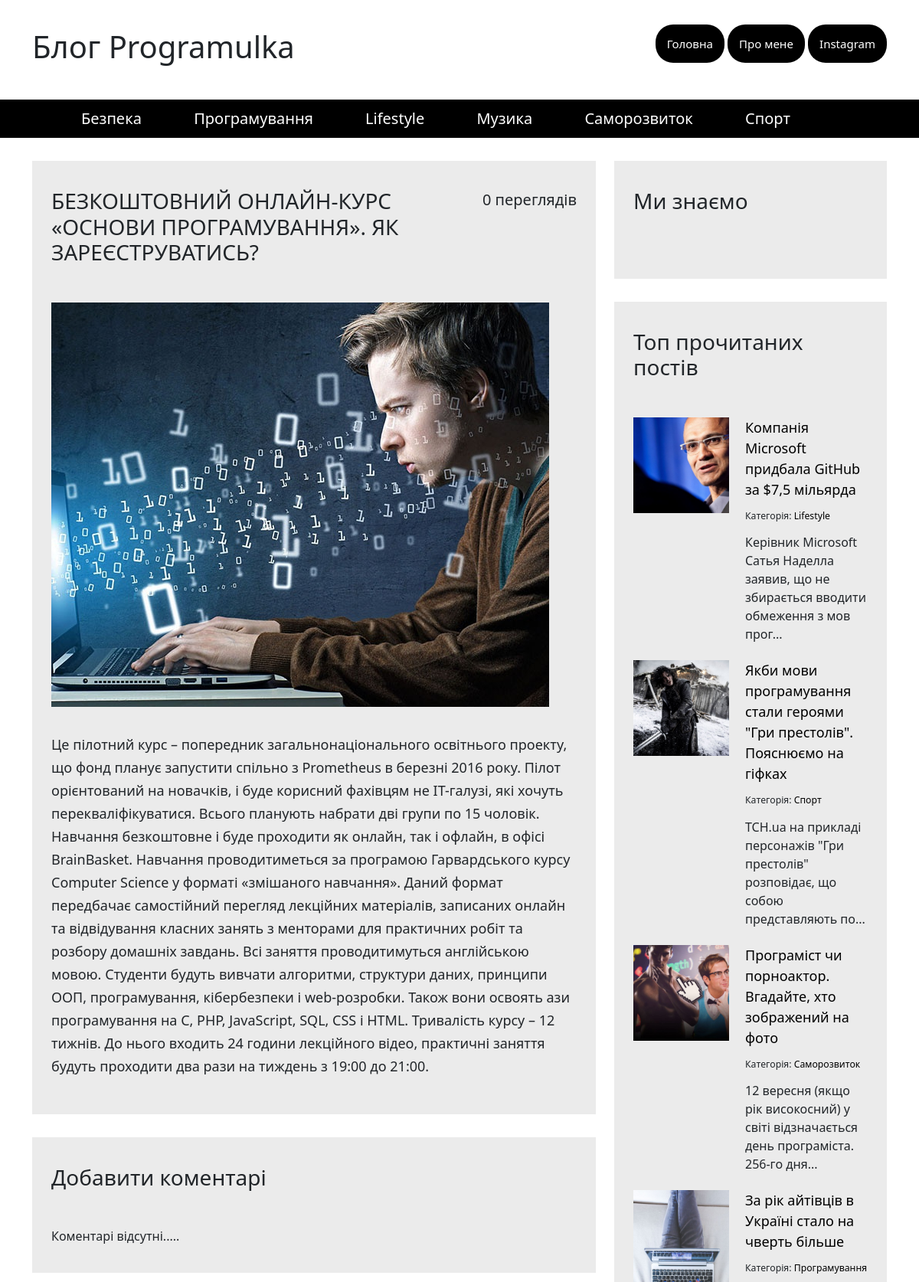
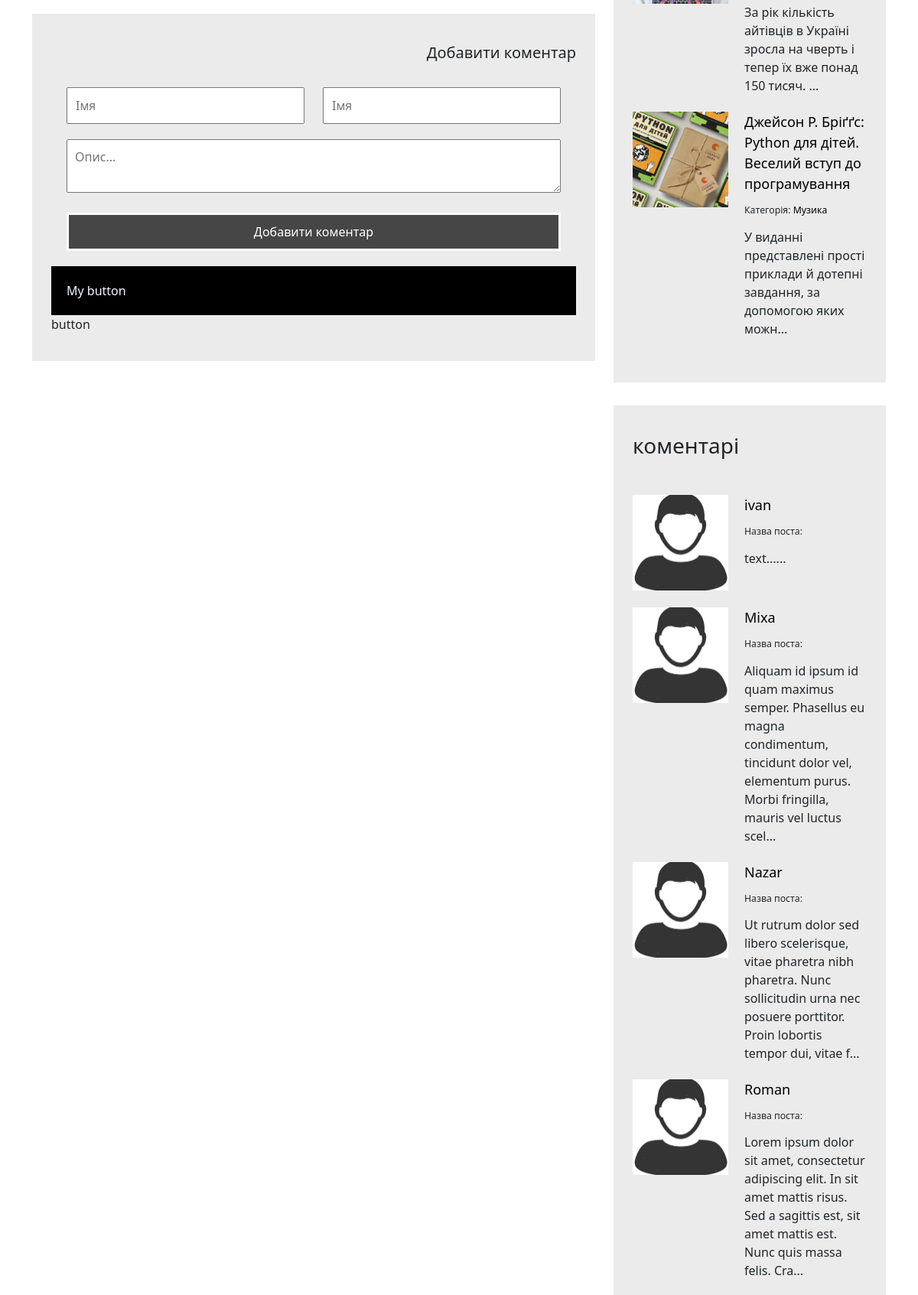
/article.php?id=42 (upper part), run on the app's committed database (2 pictures, top to bottom).
### tables this page shows
CREATE TABLE `articles_categories` (
  `id` int NOT NULL,
  `title` varchar(255) NOT NULL
);

CREATE TABLE `articles` (
  `id` int NOT NULL,
  `title` varchar(255) DEFAULT NULL,
  `text` text,
  `categorie_id` int DEFAULT NULL,
  `pubdate` datetime NOT NULL,
  `views` int NOT NULL DEFAULT '0',
  `img` varchar(255) DEFAULT NULL
);

CREATE TABLE `comments` (
  `id` int NOT NULL,
  `name` varchar(255) DEFAULT NULL,
  `author` varchar(100) DEFAULT NULL,
  `text` text NOT NULL,
  `pubdate` timestamp NOT NULL DEFAULT CURRENT_TIMESTAMP,
  `articles_id` int NOT NULL,
  `img` varchar(255) NOT NULL DEFAULT 'avatar.jpg'
);

### config/config.php (called while the page is built, shortened)
<?php
$config =array(
'title' => 'Блог Programulka',
'db' => array(
    'host' => 'localhost',
    'user' => 'root',
    'password' => 'password',
    'dbname' => 'Blog_test'
)
);

### article.php (the view, shortened to what this page needs)
<?php include("./includes/head.php") ?>
<?php include("./includes/header.php") ?>
<div id="content">
    <div class="container">
        <div class="row">
            <?php $articles_ids = mysqli_query($connection, "SELECT * FROM `articles` WHERE `id`= " . (int)$_GET["id"]);
            if (mysqli_num_rows($articles_ids) <= 0) {
            ?>
                <section class="content_left col-xl-8">
                    <div class="block">
                        <div class="block__content">
                            <div class="full-text">
                                Стаття не знайдена!!!
                            </div>
                        </div>
                    </div>
                </section>
            <?php } else {
                $articles_single_post = mysqli_fetch_assoc($articles_ids);
                mysqli_query($connection, "UPDATE `articles` SET  `views` = `views`+1 WHERE `id`= " . (int)$_GET["id"])
            ?>
                <section class="content_left col-xl-8">
                    <div class="block">
                        <a> <?php echo $articles_single_post['views'] ?> переглядів</a>
                        <h3><?php echo $articles_single_post['title'] ?>
                        </h3>
                        <div class="block__content">
                            <img src="./img/<?php echo $articles_single_post['img'] ?>" alt="black-photo" class="photo__content">
                            <div class="full-text">
                                <?php echo $articles_single_post['text'] ?>
                            </div>
                        </div>
                    </div>
                    <div class="block">
                        <h3>Добавити коментарі</h3>
                        <div class="block__content">
                            <div class="articles articles__vertical new_post">
                                <?php $comment_select = mysqli_query($connection, "SELECT * FROM `comments` WHERE `articles_id`= " . $articles_single_post['id'] . " ORDER BY `pubdate` DESC");
                                if (mysqli_num_rows($comment_select) <= 0) {
                                    echo "Коментарі відсутні.....";
                                }; ?>
                            </div>
                        </div>
                    </div>
                    <div class="block" id='id_id'>
                        <a>Добавити коментар</a>
                        <div class="block__content">
                            <form id_page="<?php echo $articles_single_post['id']; ?>" id="form_comments" method="post" action="article.php?id=<?php echo $articles_single_post['id']; ?>#comments-add-from" class="form">
                                <div class="form__group">
                                    <div class="row">
                                        <div class="col-md-6">
                                            <input type="text" class="checkedform__control nickname_name_my_input form__control" name="name" placeholder="Імя">
                                        </div>
                                        <div class="col-md-6">
                                            <input type="text" class="checkedform__control form__control" name="nickname" placeholder="Імя">
                                        </div>
                                    </div>
                                </div>
                                <div class="form__group">
                                    <textarea name="text" class="form__control text_my_input" placeholder="Опис..."></textarea>
                                </div>
                                <div class="form__group">
                                    <input type="submit" class="form__control" name="text" value="Добавити коментар">
                                </div>
                                <div id="submit_div" class="form_controlmy" style="padding: 20px; background-color:black; color:aliceblue; cursor:pointer;">My button</div>
                                <div id="position_button">button</div>
                            </form>
                        </div>
                    </div>
                </section>
                <?php } ?>
                <?php include("./includes/sidebar.php") ?>
        </div>
    </div>
   </div>
</div>
</body>
</html>

### includes/header.php
<div class="wrapper">
        <header id="header">
            <div class="header__top">
                <div class="container">
                    <div class="header__top__logo">
                        <h1><?php echo $config['title'] ?></h1>
                    </div>
                    <nav class="header__top__menu">
                        <ul>
                            <li>
                                <a href="/">Головна</a>
                            </li>
                            <li>
                                <a href="#">Про мене</a>
                            </li>
                            <li>
                                <a href="#">Instagram</a>
                            </li>
                        </ul>
                    </nav>
                </div>
            </div>
<?php $categories=mysqli_query($connection, "SELECT * FROM `articles_categories`");
?>
            <div class="header__bottom">
                <div class="container">
                    <nav>
                        <ul>
                            <?php
                            while($cat = mysqli_fetch_assoc($categories)){
                            ?>
                            <li> <a href="/categories.php?id=<?php echo $cat["id"] ?>"><?php echo $cat["title"]; ?></a></li>
                        <?php  };?>
                        </ul>
                    </nav>
                </div>
            </div>
        </header>

### includes/sidebar.php (shortened to what this page needs)
<section class="content_right col-xl-4">
    <div class="block">
        <h3>Ми знаємо</h3>
        <div class="block__content">
        </div>
    </div>
    <div class="block">
        <?php $categories_select_ok = mysqli_query($connection, "SELECT * FROM `articles` ORDER BY `views` DESC LIMIT 5"); ?>
        <h3>Топ прочитаних постів</h3>
        <div class="block__content">
            <div class="articles articles__vertical new_post">
                <?php
                while ($post = mysqli_fetch_assoc($categories_select_ok)) {
                ?>
                    <article class="article">
                        <div class="article_image" style="background-image: url('/img/<?php echo $post["img"]; ?>');">
                        </div>
                        <div class="article__info">
                            <a href="/article.php?id=<?php echo $post["id"] ?>"><?php echo $post["title"]; ?></a>
                            <div class="article__info__meta">
                                <?php
                                foreach ($categories as $cat) {
                                    $cat_title = false;
                                    if ($cat["id"] === $post["categorie_id"]) {
                                        $cat_title = $cat["title"];
                                        break;
                                    };
                                };
                                ?>
                                <small>Категорія: <a href="/categories.php?id=<?php echo $post["categorie_id"] ?>"><?php echo $cat_title; ?></a></small>
                            </div>
                            <div class="article__info__preview">
                                <?php echo substr($post["text"], 0, 150); ?>...
                            </div>
                        </div>
                    </article>
                <?php  }; ?>
            </div>
        </div>
    </div>
    <div class="block">
        <h3>коментарі</h3>
        <div class="block__content">
            <div class="articles articles__vertical new_post">
                <?php $comments = mysqli_query($connection, "SELECT * FROM `comments` ORDER BY `pubdate` DESC LIMIT 5");
                while ($comment = mysqli_fetch_assoc($comments)) {
                ?>
                    <article class="article">
                        <div class="article_image" style="background-image: url('/img/<?php echo $comment["img"]; ?>');">
                        </div>
                        <div class="article__info">
                            <a href="/article.php?id=<?php echo $comment["id"] ?>"><?php echo $comment["name"]; ?></a>
                            <div class="article__info__meta">
                                <small>Назва поста: <a href="/article.php?id=<?php echo $comment["articles_id"] ?>"><?php echo $art_title; ?></a></small>
                            </div>
                            <div class="article__info__preview">
                                <?php echo substr($comment["text"], 0, 150); ?>...
                            </div>
                        </div>
                    </article>
                <?php  }; ?>
            </div>
        </div>
    </div>
</section>

### css/style.css (style rules this page uses)
html, body, div, span, applet, object, iframe, h1, h2, h3, h4, h5, h6, p, blockquote, pre, a, abbr, acronym, address, big, cite, code, del, dfn, em, img, ins, kbd, q, s, samp, small, strike, strong, sub, sup, tt, var, b, u, i, center, dl, dt, dd, ol, ul, li, fieldset, form, label, legend, table, caption, tbody, tfoot, thead, tr, th, td, article, aside, canvas, details, embed, figure, figcaption, footer, header, hgroup, menu, nav, output, ruby, section, summary, time, mark, audio, video { margin: 0; padding: 0; border: 0; font-size: 100%; font: inherit; vertical-align: baseline; }
article, aside, details, figcaption, figure, footer, header, hgroup, menu, nav, section { display: block; }
body { line-height: 1; font-family: 'Roboto', sans-serif; }
ol, ul { list-style: none; }
h1 { font-size: 48px; font-weight: bold; }
h3 { font-size: 20px; font-weight: bold; }
#header .header__top { padding: 37px 0; background-color: #fff; }
#footer .container, .header__top .container { display: flex; justify-content: space-between; align-items: center; }
.footer__menu ul li, .header__top__menu ul li { display: inline-block; }
.header__top__menu ul li a { font-size: 15px; text-decoration: none; top: 50%; background-color: #000000; color: #fff; border: none; border-radius: 23px; padding: 15px; min-height: 30px; min-width: 120px; }
.header__bottom { height: 50px; background-color: #000; margin-bottom: 30px; }
.header__bottom li { display: inline-block; height: 100%; }
.header__bottom ul { height: 50px; }
.header__bottom nav ul>li>a { height: 100%; color: #fff; padding: 0 32px; font-size: 20px; display: flex; align-items: center; text-decoration: none; }
body a { text-decoration: none; }
.block { background-color: #ebebeb; padding: 36px 25px; margin-bottom: 30px; }
.block>a { font-size: 20px; color: #000; float: right; }
.block .block__content { padding-top: 40px; }
.articles .article .article_image { width: 125px; height: 125px; overflow: hidden; float: left; background-repeat: no-repeat; background-size: cover; background-position: center center; }
.articles .article .article__info { margin-left: 125px; padding-left: 21px; }
.articles .article .article__info>a { color: #000; font-size: 18px; font-weight: normal; }
.articles .article .article__info>.article__info__meta { font-size: 14px; font-weight: 300; margin-top: 9px; margin-bottom: 13px; }
.articles .article .article__info>.article__info__meta a { color: #000; }
.articles .article .article__info>.article__info__preview { font-size: 16px; font-weight: 300; }
.articles__vertical { display: flex; flex-direction: column; }
.photo__content { max-width: 100%; max-height: 700px; }
.articles.articles__vertical .article { margin-bottom: 22px; }
.full-text { margin-top: 22px; font-size: 18px; padding: 12px 0; line-height: 30px; }
.form__control { width: 100%; padding: 10px; font-size: 16px; outline: none; }
.form__group { margin: 20px; }
.form__group input[type="submit"] { background-color: rgba(0, 0, 0, 0.7); color: #fff; border: 3px solid white; transition: all 0.3s ease; }

### data on the page
articles_categories: title "Безпека"
articles_categories: title "Програмування"
articles_categories: title "Lifestyle"
articles_categories: title "Музика"
articles_categories: title "Саморозвиток"
articles_categories: title "Спорт"
articles: views "0", title "БЕЗКОШТОВНИЙ ОНЛАЙН-КУРС «ОСНОВИ ПРОГРАМУВАННЯ». ЯК ЗАРЕЄСТРУВАТИСЬ?", img (picture), text "Це пілотний курс – попередник загальнонаціонального освітнього проекту, що фонд планує запустити спільно з Prometheus в березні 2016 року. Пілот орієнтований на новачків, і буде корисний фахівцям не IT-галузі, які хочуть перекваліфікуватися. Всього планують набрати дві групи по 15 чоловік. Навчання безкоштовне і буде проходити як онлайн, так і офлайн, в офісі BrainBasket. Навчання проводитиметься за програмою Гарвардського курсу Computer Science у форматі «змішаного навчання». Даний формат передбачає самостійний перегляд лекційних матеріалів, записаних онлайн та відвідування класних занять з менторами для практичних робіт та розбору домашніх завдань. Всі заняття проводитимуться англійською…"
articles: img (picture), title "Компанія Microsoft придбала GitHub за $7,5 мільярда", text "Керівник Microsoft Сатья Наделла заявив, що не збирається вводити обмеження з мов прог"
articles: img (picture), title "Якби мови програмування стали героями \"Гри престолів\". Пояснюємо на гіфках", text "ТСН.ua на прикладі персонажів \"Гри престолів\" розповідає, що собою представляють по"
articles: img (picture), title "Програміст чи порноактор. Вгадайте, хто зображений на фото", text "12 вересня (якщо рік високосний) у світі відзначається день програміста. 256-го дня"
articles: img (picture), title "За рік айтівців в Україні стало на чверть більше", text "За рік кількість айтівців в Україні зросла на чверть і тепер їх вже понад 150 тисяч."
articles: img (picture), title "Джейсон Р. Бріґґс: Python для дітей. Веселий вступ до програмування", text "У виданні представлені прості приклади й дотепні завдання, за допомогою яких можн"
comments: img (placeholder picture), name "ivan", text "text..."
comments: img (placeholder picture), name "Mixa", text "Aliquam id ipsum id quam maximus semper. Phasellus eu magna condimentum, tincidunt dolor vel, elementum purus. Morbi fringilla, mauris vel luctus scel"
comments: img (placeholder picture), name "Nazar", text "Ut rutrum dolor sed libero scelerisque, vitae pharetra nibh pharetra. Nunc sollicitudin urna nec posuere porttitor. Proin lobortis tempor dui, vitae f"
comments: img (placeholder picture), name "Roman", text "Lorem ipsum dolor sit amet, consectetur adipiscing elit. In sit amet mattis risus. Sed a sagittis est, sit amet mattis est. Nunc quis massa felis. Cra"

### other printed values
$config['title'] "Блог Programulka"
